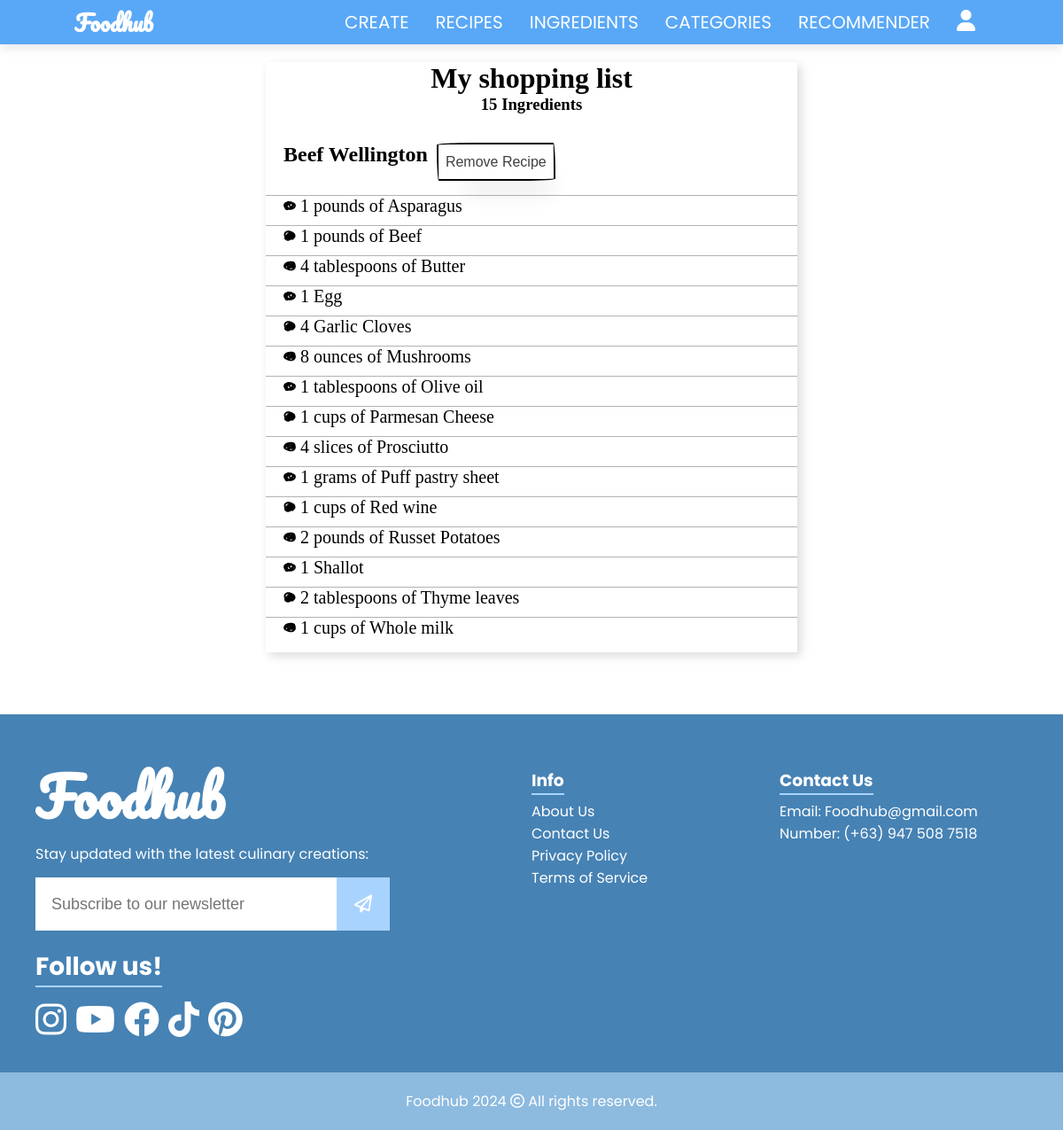
The app's page /my_shopping_list (signed in) with its own data.
### foodhub/models.py (models this page shows, shortened)
class Recipe(models.Model):
    user = models.ForeignKey(User, on_delete=models.CASCADE, related_name="recipe_user")
    name = models.CharField(max_length=100)
    description = models.TextField()
    image = models.ImageField(upload_to="media", blank=True, null=True, default="default.jpg")
    date = models.DateTimeField(default=datetime.datetime.now)
    servings = models.PositiveIntegerField(default=1)
    allergens = models.ManyToManyField('Allergen', blank=True)
    likes = models.ManyToManyField(User, default=None, blank=True, related_name="recipe_likes")
    CATEGORY_CHOICES = (
    ('american', 'American'),
    ('appetizer', 'Appetizer'),
    ('asian', 'Asian'),
    ('beverage', 'Beverage'),
    ('brunch', 'Brunch'),
    ('breakfast', 'Breakfast'),
    ('chinese', 'Chinese'),
    ('cocktail', 'Cocktail'),
    ('dessert', 'Dessert'),
    ('dinner', 'Dinner'),
    ('filipino', 'Filipino'),
    ('french', 'French'),
    ('gluten-free', 'Gluten-Free'),
    ('greek', 'Greek'),
    ('indian', 'Indian'),
    ('italian', 'Italian'),
    ('japanese', 'Japanese'),
    ('lunch', 'Lunch'),
    ('mediterranean', 'Mediterranean'),
    ('mexican', 'Mexican'),
    ('pastry', 'Pastry'),
    ('pasta', 'Pasta'),
    ('pizza', 'Pizza'),
    ('salad', 'Salad'),
    ('sandwiches', 'Sandwiches'),
    ('seafood', 'Seafood'),
    ('snack', 'Snack'),
    ('soup', 'Soup'),
    ('steak', 'Steak'),
    ('thai', 'Thai'),
    ('vegan', 'Vegan'),
    ('vegetarian', 'Vegetarian'),
)
    DURATION_CHOICES = (
        ('15-20 mins', '15-20 mins'),
        ('20-45 mins', '20-45 mins'),
        ('45 mins to 1 hr', '45 mins to 1 hr'),
        ('1 hr+', '1 hr+'),
    )
    DIFFICULTY_CHOICES = (
        ('beginner', 'Beginner'),
        ('intermediate', 'Intermediate'),
        ('chef', 'Chef')
    )
    COST_CHOICES = [
        ('low', 'Low'),
        ('medium', 'Medium'),
        ('high', 'High'),
    ]
    category = models.CharField(max_length=32, choices=CATEGORY_CHOICES, blank=True, null=True, default=None)
    duration = models.CharField(max_length=32, choices=DURATION_CHOICES, blank=True, null=True, default=None)
    difficulty = models.CharField(max_length=32, choices=DIFFICULTY_CHOICES, blank=True, null=True, default=None)
    cost = models.CharField(max_length=32, choices=COST_CHOICES, blank=True, null=True, default=None)

class Ingredient(models.Model):
    UNIT_CHOICES = [
        ('g', 'grams'),
        ('kg', 'kilograms'),
        ('mg', 'milligrams'),
        ('lb', 'pounds'),
        ('oz', 'ounces'),
        ('ml', 'milliliters'),
        ('l', 'liters'),
        ('tsp', 'teaspoons'),
        ('tbsp', 'tablespoons'),
        ('cup', 'cups'),
        ('pt', 'pints'),
        ('qt', 'quarts'),
        ('slices', 'slices'),
        ('sticks', 'sticks'),
        ('scoops', 'scoops'),
        ('none', 'none')
    ]
    name = models.CharField(max_length=100)
    recipe = models.ForeignKey('Recipe', on_delete=models.CASCADE, related_name="recipe_ingredient", default=None)
    quantity = models.IntegerField()
    unit_of_measurement = models.CharField(max_length=32, choices=UNIT_CHOICES, default=None)
    objects = IngredientManager()

### foodhub/views.py (the view, shortened to what this page needs)
# urls.py: path('my_shopping_list', views.my_shopping_list, name="my_shopping_list"),
@login_required(login_url='/login')
def my_shopping_list(request):
    shopping_list, created = ShoppingList.objects.get_or_create(user=request.user)
    ingredients = shopping_list.ingredients.select_related('recipe').order_by('recipe__name', 'name')
    ingredient_dict = defaultdict(list)
    for ingredient in ingredients:
        ingredient_dict[ingredient.recipe.name].append(ingredient)
    return render(request, "foodhub/my_shopping_list.html", {
        "shopping_list": shopping_list,
        "ingredients": dict(ingredient_dict),
        "ingredient_count": len(ingredients),
    })

### foodhub/templates/foodhub/my_shopping_list.html (shortened to what this page needs)
{% extends 'foodhub/layout.html' %}
{% block body %}
<div class="shopping-list-container">
    <ul class="shopping-list">
        <div class="header">
            <h1>My shopping list</h1>
            <h3>{{ ingredient_count }} Ingredients</h3>
        </div>
        {% if ingredients %}
            {% for recipe_name, ingredient_list in ingredients.items %}
                <form method="post" action="{% url 'my_shopping_list' %}">
                    <h2>{{ recipe_name }}</h2>
                    <button type="submit">Remove Recipe</button>
                </form>
                <ul>
                    {% for ingredient in ingredient_list %}
                        <li>
                            {% if ingredient.unit_of_measurement == 'none' %}
                                {{ ingredient.quantity }} {{ ingredient.name }}
                            {% else %}
                                {{ ingredient.quantity }} {{ ingredient.get_unit_of_measurement_display }} of {{ ingredient.name }}
                            {% endif %}
                        </li>
                    {% endfor %}
                </ul>
            {% endfor %}
        {% else %}
            <p>No ingredients in your shopping list.</p>
        {% endif %}
    </ul>
</div>
{% endblock %}

### records on screen
Recipe: ingredients "Beef Wellington"
Ingredient: quantity "1", unit_of_measurement "pounds", name "Asparagus"
Ingredient: quantity "1", unit_of_measurement "pounds", name "Beef"
Ingredient: quantity "4", unit_of_measurement "tablespoons", name "Butter"
Ingredient: quantity "1", name "Egg"
Ingredient: quantity "4", name "Garlic Cloves"
Ingredient: quantity "8", unit_of_measurement "ounces", name "Mushrooms"
Ingredient: quantity "1", unit_of_measurement "tablespoons", name "Olive oil"
Ingredient: quantity "1", unit_of_measurement "cups", name "Parmesan Cheese"
Ingredient: quantity "4", unit_of_measurement "slices", name "Prosciutto"
Ingredient: quantity "1", unit_of_measurement "grams", name "Puff pastry sheet"
Ingredient: quantity "1", unit_of_measurement "cups", name "Red wine"
Ingredient: quantity "2", unit_of_measurement "pounds", name "Russet Potatoes"
Ingredient: quantity "1", name "Shallot"
Ingredient: quantity "2", unit_of_measurement "tablespoons", name "Thyme leaves"
Ingredient: quantity "1", unit_of_measurement "cups", name "Whole milk"

### other values on screen
{{ ingredient_count }} "15"
